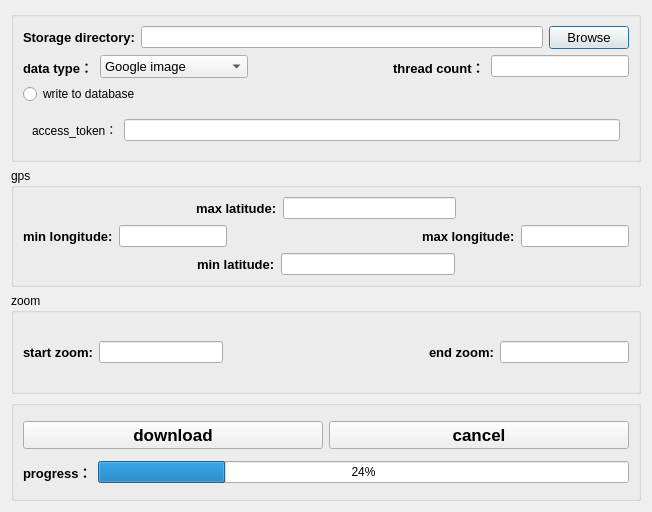
<?xml version="1.0" encoding="UTF-8"?>
<ui version="4.0">
 <class>Dialog</class>
 <widget class="QDialog" name="Dialog">
  <property name="geometry">
   <rect>
    <x>0</x>
    <y>0</y>
    <width>652</width>
    <height>512</height>
   </rect>
  </property>
  <property name="windowTitle">
   <string>Map Data Downloader</string>
  </property>
  <property name="windowIcon">
   <iconset>
    <normaloff>../../icon/icon.png</normaloff>../../icon/icon.png</iconset>
  </property>
  <layout class="QVBoxLayout" name="verticalLayout_4">
   <item>
    <widget class="QGroupBox" name="groupBox_4">
     <property name="title">
      <string/>
     </property>
     <layout class="QVBoxLayout" name="verticalLayout_2">
      <item>
       <layout class="QHBoxLayout" name="horizontalLayout">
        <item>
         <widget class="QLabel" name="label">
          <property name="font">
           <font>
            <family>Arial</family>
            <pointsize>10</pointsize>
            <weight>75</weight>
            <bold>true</bold>
           </font>
          </property>
          <property name="text">
           <string>Storage directory:</string>
          </property>
         </widget>
        </item>
        <item>
         <widget class="QLineEdit" name="root_dir_edit"/>
        </item>
        <item>
         <widget class="QPushButton" name="root_dir_btn">
          <property name="font">
           <font>
            <family>Arial</family>
            <pointsize>10</pointsize>
            <weight>50</weight>
            <bold>false</bold>
           </font>
          </property>
          <property name="text">
           <string>Browse</string>
          </property>
         </widget>
        </item>
       </layout>
      </item>
      <item>
       <layout class="QHBoxLayout" name="horizontalLayout_7">
        <item>
         <widget class="QLabel" name="label_10">
          <property name="font">
           <font>
            <family>Arial</family>
            <pointsize>10</pointsize>
            <weight>75</weight>
            <bold>true</bold>
           </font>
          </property>
          <property name="text">
           <string>data type：</string>
          </property>
         </widget>
        </item>
        <item>
         <widget class="QComboBox" name="data_type_combox">
          <property name="minimumSize">
           <size>
            <width>120</width>
            <height>0</height>
           </size>
          </property>
          <property name="font">
           <font>
            <family>Arial</family>
            <pointsize>10</pointsize>
           </font>
          </property>
          <item>
           <property name="text">
            <string>Google image</string>
           </property>
          </item>
          <item>
           <property name="text">
            <string>MAP WORLD image</string>
           </property>
          </item>
          <item>
           <property name="text">
            <string>Cesium terrain</string>
           </property>
          </item>
         </widget>
        </item>
        <item>
         <spacer name="horizontalSpacer_8">
          <property name="orientation">
           <enum>Qt::Horizontal</enum>
          </property>
          <property name="sizeHint" stdset="0">
           <size>
            <width>40</width>
            <height>20</height>
           </size>
          </property>
         </spacer>
        </item>
        <item>
         <widget class="QLabel" name="label_8">
          <property name="font">
           <font>
            <family>Arial</family>
            <pointsize>10</pointsize>
            <weight>75</weight>
            <bold>true</bold>
           </font>
          </property>
          <property name="text">
           <string>thread count：</string>
          </property>
         </widget>
        </item>
        <item>
         <widget class="QLineEdit" name="thread_count_edit"/>
        </item>
       </layout>
      </item>
      <item>
       <widget class="QRadioButton" name="db_radiobtn">
        <property name="text">
         <string>write to database</string>
        </property>
       </widget>
      </item>
      <item>
       <widget class="QWidget" name="widget_access_token" native="true">
        <layout class="QHBoxLayout" name="horizontalLayout_12">
         <item>
          <widget class="QLabel" name="label_11">
           <property name="text">
            <string>access_token：</string>
           </property>
          </widget>
         </item>
         <item>
          <widget class="QLineEdit" name="edit_access_token"/>
         </item>
        </layout>
       </widget>
      </item>
     </layout>
    </widget>
   </item>
   <item>
    <widget class="QGroupBox" name="groupBox">
     <property name="font">
      <font>
       <family>Arial</family>
      </font>
     </property>
     <property name="title">
      <string>gps</string>
     </property>
     <layout class="QGridLayout" name="gridLayout">
      <item row="0" column="0">
       <layout class="QVBoxLayout" name="verticalLayout">
        <item>
         <layout class="QHBoxLayout" name="horizontalLayout_2">
          <item>
           <spacer name="horizontalSpacer_2">
            <property name="orientation">
             <enum>Qt::Horizontal</enum>
            </property>
            <property name="sizeHint" stdset="0">
             <size>
              <width>40</width>
              <height>20</height>
             </size>
            </property>
           </spacer>
          </item>
          <item>
           <widget class="QLabel" name="label_2">
            <property name="font">
             <font>
              <family>Arial</family>
              <pointsize>10</pointsize>
              <weight>75</weight>
              <bold>true</bold>
             </font>
            </property>
            <property name="text">
             <string>max latitude:</string>
            </property>
           </widget>
          </item>
          <item>
           <widget class="QLineEdit" name="max_lat_edit"/>
          </item>
          <item>
           <spacer name="horizontalSpacer_3">
            <property name="orientation">
             <enum>Qt::Horizontal</enum>
            </property>
            <property name="sizeHint" stdset="0">
             <size>
              <width>40</width>
              <height>20</height>
             </size>
            </property>
           </spacer>
          </item>
         </layout>
        </item>
        <item>
         <layout class="QHBoxLayout" name="horizontalLayout_10">
          <item>
           <layout class="QHBoxLayout" name="horizontalLayout_3">
            <item>
             <widget class="QLabel" name="label_3">
              <property name="font">
               <font>
                <family>Arial</family>
                <pointsize>10</pointsize>
                <weight>75</weight>
                <bold>true</bold>
               </font>
              </property>
              <property name="text">
               <string>min longitude:</string>
              </property>
             </widget>
            </item>
            <item>
             <widget class="QLineEdit" name="min_lng_edit"/>
            </item>
           </layout>
          </item>
          <item>
           <spacer name="horizontalSpacer_6">
            <property name="orientation">
             <enum>Qt::Horizontal</enum>
            </property>
            <property name="sizeHint" stdset="0">
             <size>
              <width>40</width>
              <height>20</height>
             </size>
            </property>
           </spacer>
          </item>
          <item>
           <layout class="QHBoxLayout" name="horizontalLayout_4">
            <item>
             <widget class="QLabel" name="label_4">
              <property name="font">
               <font>
                <family>Arial</family>
                <pointsize>10</pointsize>
                <weight>75</weight>
                <bold>true</bold>
               </font>
              </property>
              <property name="text">
               <string>max longitude:</string>
              </property>
             </widget>
            </item>
            <item>
             <widget class="QLineEdit" name="max_lng_edit"/>
            </item>
           </layout>
          </item>
         </layout>
        </item>
        <item>
         <layout class="QHBoxLayout" name="horizontalLayout_5">
          <item>
           <spacer name="horizontalSpacer_4">
            <property name="orientation">
             <enum>Qt::Horizontal</enum>
            </property>
            <property name="sizeHint" stdset="0">
             <size>
              <width>40</width>
              <height>20</height>
             </size>
            </property>
           </spacer>
          </item>
          <item>
           <widget class="QLabel" name="label_5">
            <property name="font">
             <font>
              <family>Arial</family>
              <pointsize>10</pointsize>
              <weight>75</weight>
              <bold>true</bold>
             </font>
            </property>
            <property name="text">
             <string>min latitude:</string>
            </property>
           </widget>
          </item>
          <item>
           <widget class="QLineEdit" name="min_lat_edit"/>
          </item>
          <item>
           <spacer name="horizontalSpacer_5">
            <property name="orientation">
             <enum>Qt::Horizontal</enum>
            </property>
            <property name="sizeHint" stdset="0">
             <size>
              <width>40</width>
              <height>20</height>
             </size>
            </property>
           </spacer>
          </item>
         </layout>
        </item>
       </layout>
      </item>
     </layout>
    </widget>
   </item>
   <item>
    <widget class="QGroupBox" name="groupBox_2">
     <property name="font">
      <font>
       <family>Arial</family>
      </font>
     </property>
     <property name="title">
      <string>zoom</string>
     </property>
     <layout class="QGridLayout" name="gridLayout_2">
      <item row="0" column="0">
       <layout class="QHBoxLayout" name="horizontalLayout_9">
        <item>
         <layout class="QHBoxLayout" name="horizontalLayout_6">
          <item>
           <widget class="QLabel" name="label_6">
            <property name="font">
             <font>
              <family>Arial</family>
              <pointsize>10</pointsize>
              <weight>75</weight>
              <bold>true</bold>
             </font>
            </property>
            <property name="text">
             <string>start zoom:</string>
            </property>
           </widget>
          </item>
          <item>
           <widget class="QLineEdit" name="start_zoom_edit"/>
          </item>
         </layout>
        </item>
        <item>
         <spacer name="horizontalSpacer">
          <property name="orientation">
           <enum>Qt::Horizontal</enum>
          </property>
          <property name="sizeHint" stdset="0">
           <size>
            <width>40</width>
            <height>20</height>
           </size>
          </property>
         </spacer>
        </item>
        <item>
         <layout class="QHBoxLayout" name="horizontalLayout_8">
          <item>
           <widget class="QLabel" name="label_7">
            <property name="font">
             <font>
              <family>Arial</family>
              <pointsize>10</pointsize>
              <weight>75</weight>
              <bold>true</bold>
             </font>
            </property>
            <property name="text">
             <string>end zoom:</string>
            </property>
           </widget>
          </item>
          <item>
           <widget class="QLineEdit" name="end_zoom_edit"/>
          </item>
         </layout>
        </item>
       </layout>
      </item>
     </layout>
    </widget>
   </item>
   <item>
    <widget class="QGroupBox" name="groupBox_3">
     <property name="title">
      <string/>
     </property>
     <layout class="QGridLayout" name="gridLayout_3">
      <item row="0" column="0">
       <layout class="QHBoxLayout" name="horizontalLayout_11">
        <item>
         <widget class="QPushButton" name="download_btn">
          <property name="font">
           <font>
            <family>Arial</family>
            <pointsize>13</pointsize>
            <weight>75</weight>
            <bold>true</bold>
           </font>
          </property>
          <property name="text">
           <string>download</string>
          </property>
         </widget>
        </item>
        <item>
         <widget class="QPushButton" name="cancel_btn">
          <property name="font">
           <font>
            <family>Arial</family>
            <pointsize>13</pointsize>
            <weight>75</weight>
            <bold>true</bold>
           </font>
          </property>
          <property name="text">
           <string>cancel</string>
          </property>
         </widget>
        </item>
       </layout>
      </item>
      <item row="1" column="0">
       <layout class="QHBoxLayout" name="horizontalLayout_13">
        <item>
         <widget class="QLabel" name="label_9">
          <property name="font">
           <font>
            <family>Arial</family>
            <pointsize>10</pointsize>
            <weight>75</weight>
            <bold>true</bold>
           </font>
          </property>
          <property name="text">
           <string>progress：</string>
          </property>
         </widget>
        </item>
        <item>
         <widget class="QProgressBar" name="progress_bar">
          <property name="value">
           <number>24</number>
          </property>
         </widget>
        </item>
       </layout>
      </item>
     </layout>
    </widget>
   </item>
  </layout>
 </widget>
 <resources/>
 <connections/>
</ui>
